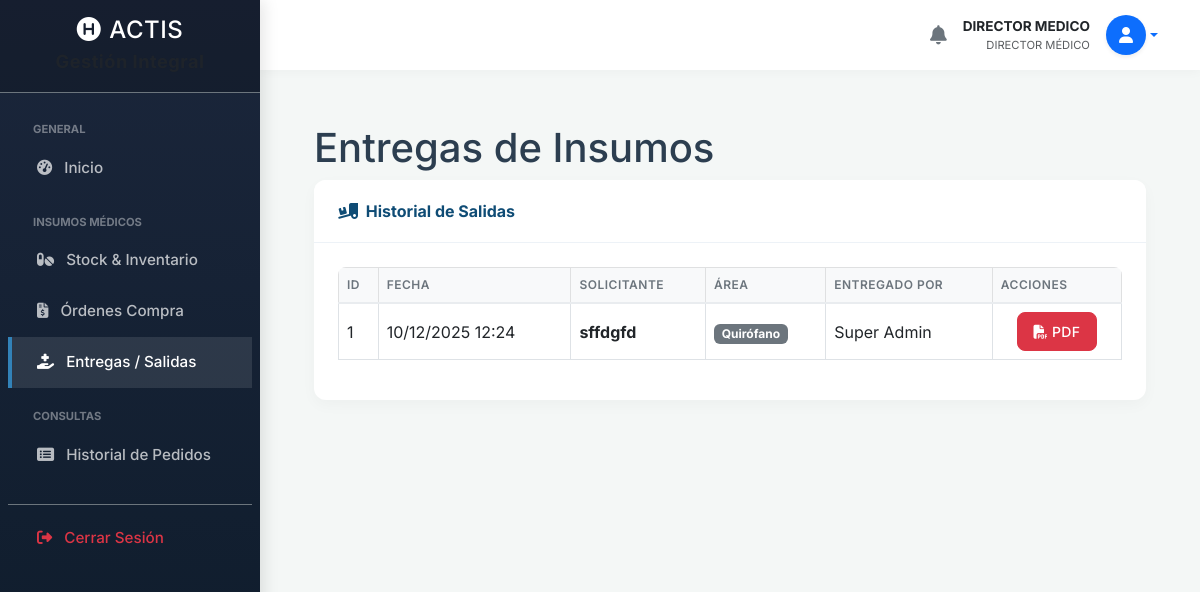
The app's page /insumos_entregas.php (signed in) with its own data.
### tables this page shows
CREATE TABLE `entregas` (
  `id` int(11) NOT NULL,
  `tipo_origen` enum('insumos','suministros') NOT NULL,
  `id_usuario_responsable` int(11) NOT NULL,
  `solicitante_nombre` varchar(100) NOT NULL,
  `solicitante_area` varchar(100) NOT NULL,
  `firma_solicitante_data` longtext DEFAULT NULL,
  `fecha_entrega` timestamp NULL DEFAULT current_timestamp()
);

CREATE TABLE `usuarios` (
  `id` int(11) NOT NULL,
  `nombre_completo` varchar(100) NOT NULL,
  `email` varchar(100) NOT NULL,
  `destino` varchar(100) DEFAULT NULL,
  `servicio` varchar(100) DEFAULT NULL,
  `grado_militar` varchar(100) DEFAULT NULL,
  `rol_en_servicio` varchar(50) DEFAULT NULL,
  `telefono` varchar(50) DEFAULT NULL,
  `numero_interno` varchar(20) DEFAULT NULL,
  `password` varchar(255) NOT NULL,
  `firma_digital` varchar(255) DEFAULT NULL,
  `activo` tinyint(1) DEFAULT 1,
  `validado_por_admin` tinyint(1) DEFAULT 0,
  `created_at` timestamp NULL DEFAULT current_timestamp()
);

### insumos_entregas.php (the view, shortened to what this page needs)
<?php
require 'db.php';
include 'includes/header.php';
include 'includes/sidebar.php';
include 'includes/navbar.php';
$sql = "SELECT e.*, u.nombre_completo as responsable
        FROM entregas e
        JOIN usuarios u ON e.id_usuario_responsable = u.id
        WHERE e.tipo_origen = 'insumos'
        ORDER BY e.fecha_entrega DESC";
$entregas = $pdo->query($sql)->fetchAll();
?>
<div class="container-fluid px-4">
    <h1 class="mt-4">Entregas de Insumos</h1>
    <div class="card mb-4">
        <div class="card-header d-flex justify-content-between align-items-center">
            <div><i class="fas fa-truck-loading me-1"></i> Historial de Salidas</div>
        </div>
        <div class="card-body">
            <div class="table-responsive">
                <table class="table table-bordered table-hover">
                    <thead class="table-light">
                        <tr><th>ID</th><th>Fecha</th><th>Solicitante</th><th>Área</th><th>Entregado Por</th><th>Acciones</th></tr>
                    </thead>
                    <tbody>
                        <?php foreach ($entregas as $ent): ?>
                        <tr>
                            <td><?php echo $ent['id']; ?></td>
                            <td><?php echo date('d/m/Y H:i', strtotime($ent['fecha_entrega'])); ?></td>
                            <td class="fw-bold"><?php echo htmlspecialchars($ent['solicitante_nombre']); ?></td>
                            <td><span class="badge bg-secondary"><?php echo htmlspecialchars($ent['solicitante_area']); ?></span></td>
                            <td><?php echo htmlspecialchars($ent['responsable']); ?></td>
                            <td class="text-center">
                                <a href="generar_pdf_entrega.php?id=<?php echo $ent['id']; ?>" target="_blank" class="btn btn-sm btn-danger"><i class="fas fa-file-pdf"></i> PDF</a>
                            </td>
                        </tr>
                        <?php endforeach; ?>
                    </tbody>
                </table>
            </div>
        </div>
    </div>
</div>
<?php include 'includes/footer.php'; ?>

### header.php (style rules this page uses)
:root { --primary-color: #0f4c75; --secondary-color: #3282b8; --accent-color: #bbe1fa; --bg-color: #f4f7f6; --text-color: #2c3e50; --sidebar-width: 260px; }
body { background-color: var(--bg-color); font-family: 'Inter', sans-serif; color: var(--text-color); overflow-x: hidden; }
.card { border: none; border-radius: 12px; box-shadow: 0 5px 15px rgba(0,0,0,0.03); transition: transform 0.2s; background: #fff; margin-bottom: 1.5rem; overflow: hidden; }
.card-header { background-color: #fff; border-bottom: 1px solid #edf2f7; padding: 1.2rem 1.5rem; font-weight: 700; color: var(--primary-color); display: flex; align-items: center; justify-content: space-between; }
.card-body { padding: 1.5rem; }
.table-responsive { border-radius: 8px; }
.table thead th { background-color: #f8f9fa; color: #6c757d; font-weight: 600; text-transform: uppercase; font-size: 0.75rem; letter-spacing: 0.5px; border-bottom: 2px solid #e9ecef; white-space: nowrap; }
.table td { vertical-align: middle; }
.btn { border-radius: 8px; font-weight: 500; letter-spacing: 0.3px; padding: 0.5rem 1rem; }

### records on screen
entregas: id "1", fecha_entrega "10/12/2025 12:24", solicitante_nombre "sffdgfd", solicitante_area "Quirófano", id_usuario_responsable.nombre_completo "Super Admin"

### other values on screen
$nombre_usuario_global "DIRECTOR MEDICO"
$rol_principal_global "DIRECTOR MÉDICO"
